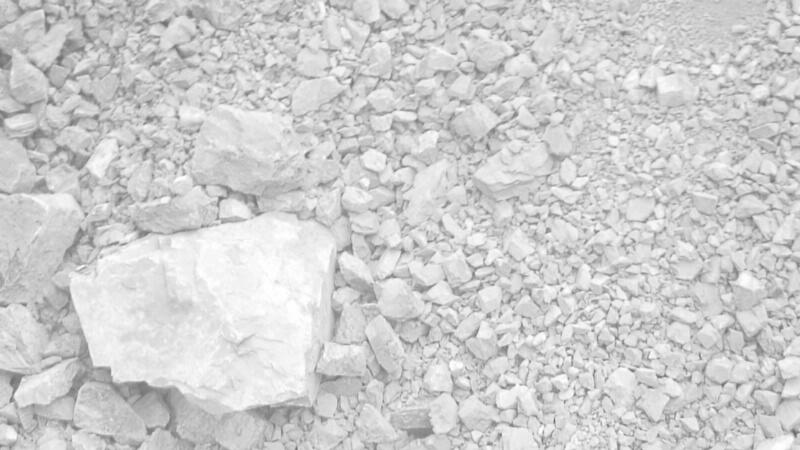
#> input picture stone.jpg, 800 x 450 px
$ jupyter execute basics.ipynb   (older library calls are emulated)
#> lines starting #> are read from the running program, lines starting #| are printed output that depends on the picture
[cell 1]
import numpy as np
import cv2
import matplotlib.pyplot as plt

[cell 2]
# ktpye = CV2_32F, ie. 32 bit floating numbers
ksize = 5
sigma = 3
theta = 1*np.pi/4
lambd =  1*np.pi/4
gamma = 0.5
psi = 0

kernel = cv2.getGaborKernel(ksize=(ksize, ksize), sigma=sigma, theta=theta,lambd=lambd, gamma=gamma, psi = psi, ktype=cv2.CV_32F)
kernel

[cell 3]
plt.imshow(kernel)
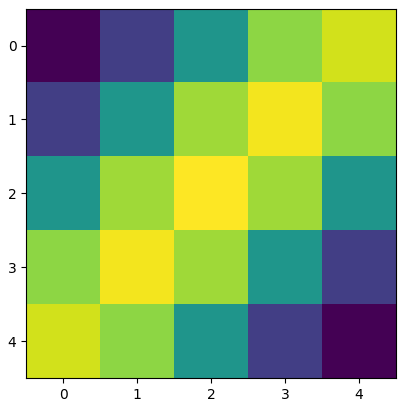
#> figure drawn by matplotlib, 1 panel

[cell 4]
img = cv2.imread('../stone.jpg')
#> img is the input picture: shape (450, 800, 3); min 102, max 255, mean 206.8
img = cv2.cvtColor(img,cv2.COLOR_BGR2GRAY)
#> img: shape (450, 800)
print(img.shape)
#| (450, 800)
plt.imshow(img)

[cell 5]
# applying the kernel to the image
filtered_img = cv2.filter2D(img, cv2.CV_8UC3, kernel=kernel)
#> filtered_img: shape (450, 800); every value is 255
kernel_resized = cv2.resize(kernel, (100,100))

[cell 6]
plt.imshow(filtered_img)

[cell 7]
plt.imshow(kernel_resized)
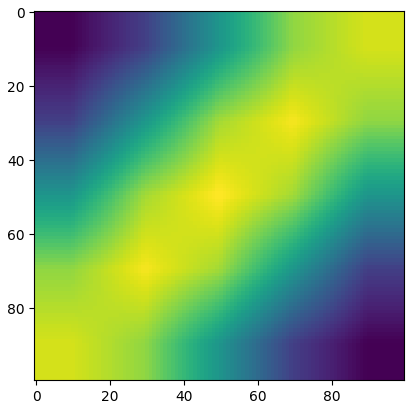
#> figure drawn by matplotlib, 1 panel
